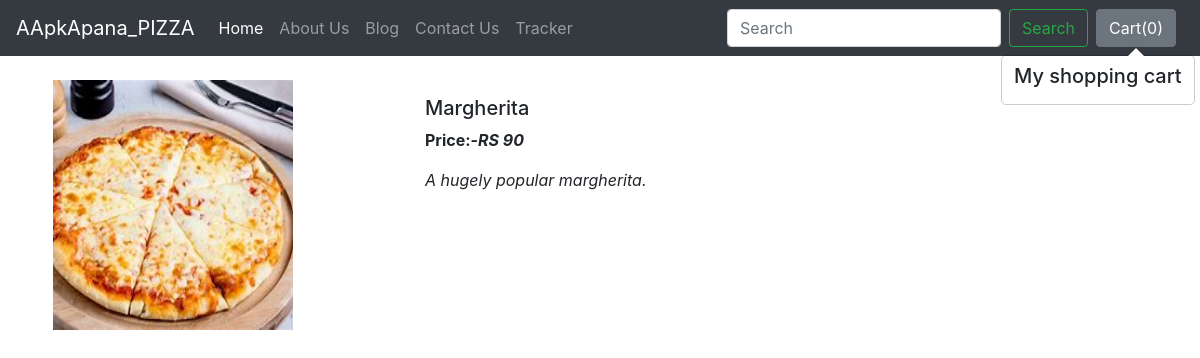
The app's page /shop/product/4 with its own data.
### shop/models.py (models this page shows, shortened)
class Product(models.Model):
    product_id=models.AutoField
    product_name=models.CharField(max_length=50)
    desc=models.CharField(max_length=200)
    category=models.CharField(max_length=50,default="")
    subcategory=models.CharField(max_length=100,default="")
    price=models.IntegerField(default=0)
    image=models.ImageField(upload_to="shop/images" ,default="")

### shop/views.py (the view)
# urls.py: path('product/<int:myid>', views.productview,name="Product"),
def productview(request,myid):
    prod=Product.objects.filter(id=myid)
    return render(request,'shop/productview.html',{'product':prod[0]})

### shop/templates/shop/productview.html (shortened to what this page needs)
{% extends 'shop/basic.html' %}
{% block body %}
<div class="container">
    <div class="row my-4 ">
    <div class="col-md-4">
        <div class="row mx-2">
            <img src="/media/{{product.image}}" width="240px"  height="250px" alt="">
        </div>
    </div>
    <div class="col-md-8 my-3">
        <h5>{{product.product_name}}</h5>
        <p><strong>Price:-<em>RS<em> {{product.price}}</strong></p>
        <p>{{product.desc}}</p>
    </div>
</div>
</div>
{% endblock %}

### records on screen
Product: image (picture), product_name "Margherita", price "90", desc "A hugely popular margherita."
